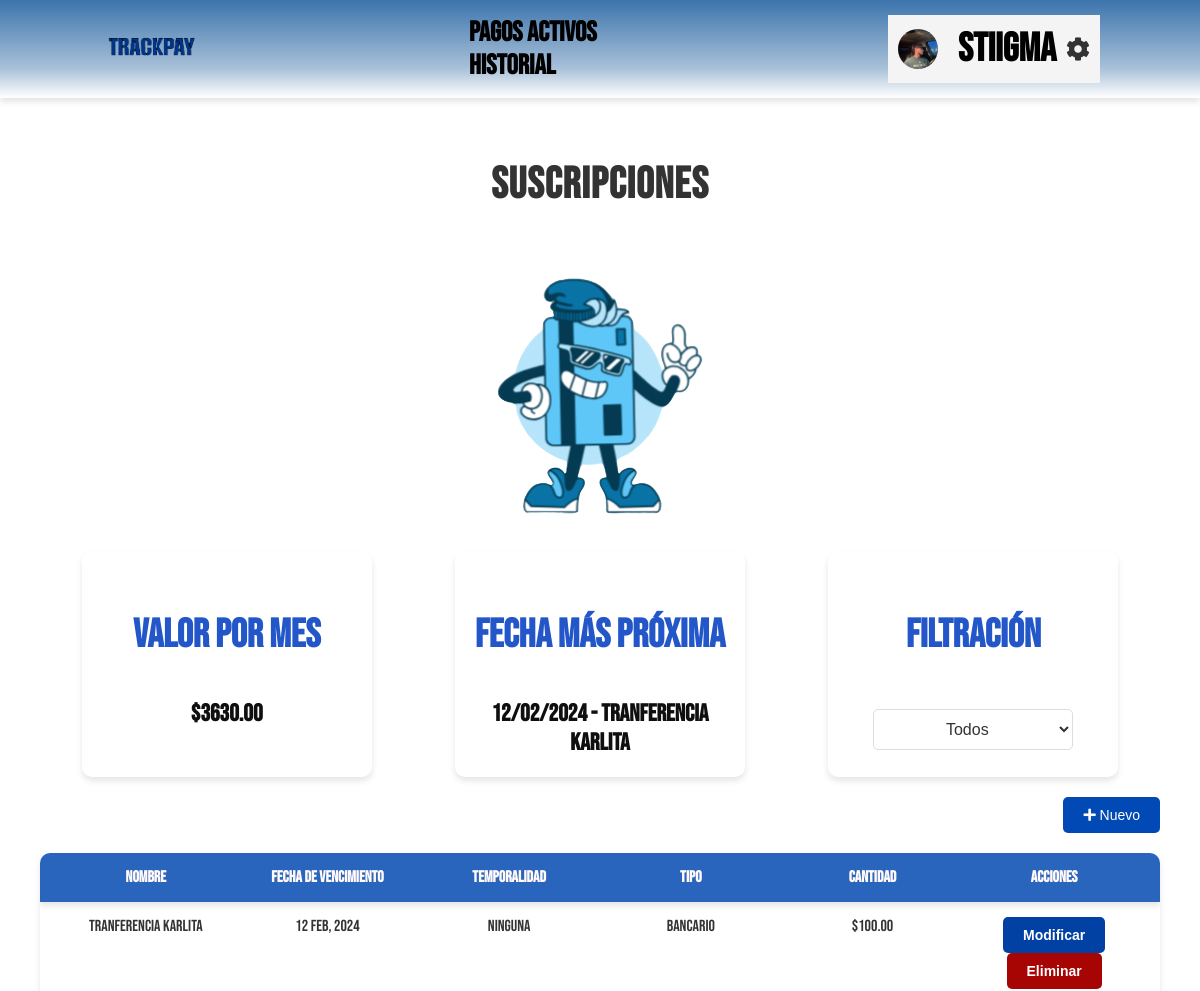
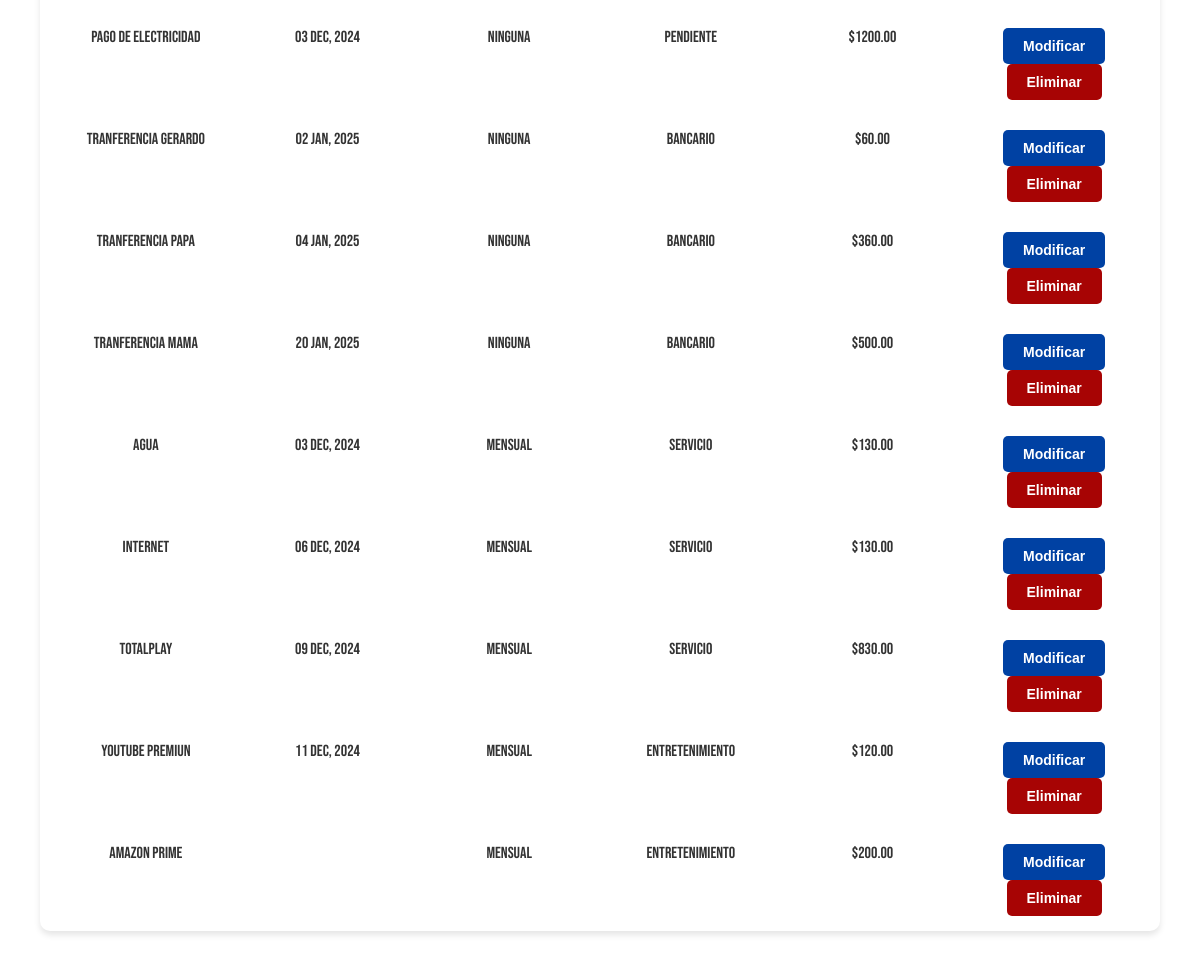
The app's page /app/ (signed in), older data (2 pictures, top to bottom).
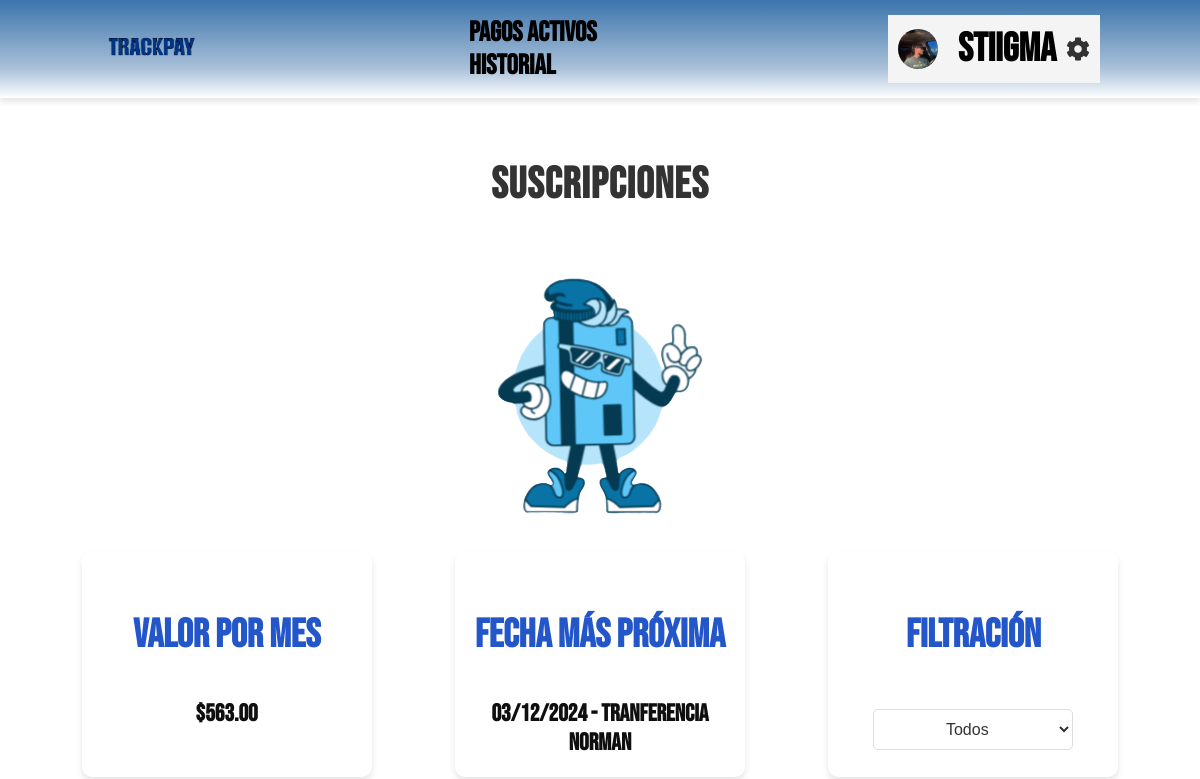
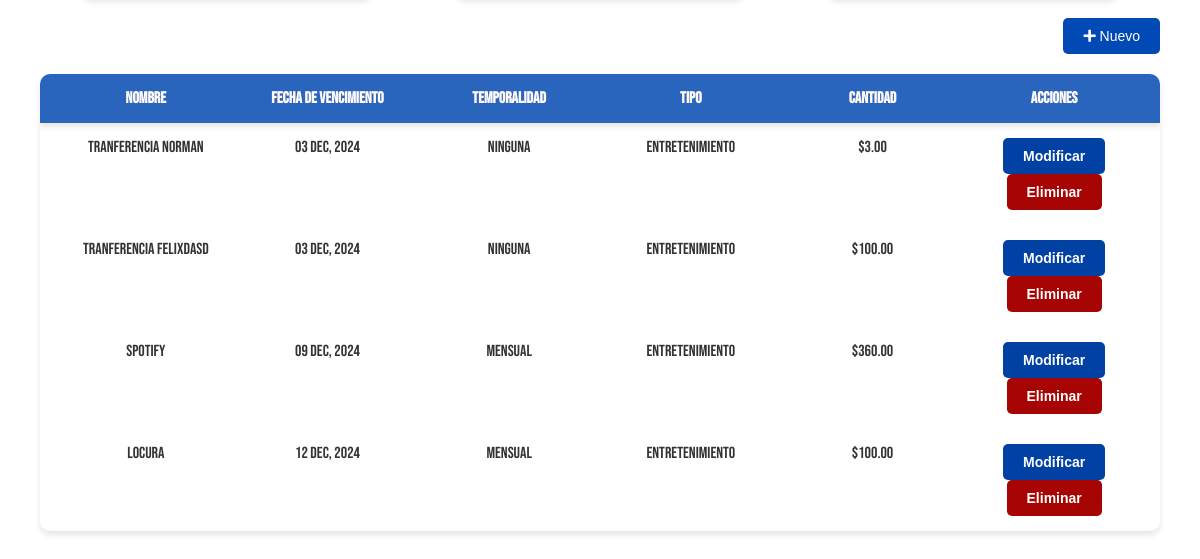
The same page, newer data (2 pictures, top to bottom).
### pagos/models.py (models this page shows, shortened)
class Usuario(models.Model):
    usuario = models.OneToOneField(User, on_delete=models.CASCADE, related_name='usuario')
    nombre_com = models.CharField(max_length=100)
    num_cel = models.CharField(max_length=15, blank=True, null=True)
    Na = models.CharField(max_length=100, blank=True, null=True)
    fecha_nac = models.DateField(blank=True, null=True)

class PagoBase(models.Model):
    monto = models.DecimalField(max_digits=10, decimal_places=2)
    concepto = models.CharField(max_length=255)
    estado = models.CharField(
        max_length=50,
        choices=[
            ('pendiente', 'Pendiente'),
            ('notificado', 'Notificado'),
            ('pagado', 'Pagado'),
        ],
        default='pendiente',
    )
    fecha_creacion = models.DateTimeField(auto_now_add=True)
    fecha_actualizacion = models.DateTimeField(auto_now=True)
    prioridad = models.IntegerField(choices=[
        (1, 'Importante - Urgente'),
        (2, 'Importante - No Urgente'),
        (3, 'No Importante - Urgente'),
        (4, 'No Importante - No Urgente')
    ])
    hora = models.TimeField(null=True, blank=True)
    class Meta:
        abstract = True

class PagoUnico(PagoBase):
    usuario = models.ForeignKey(
        User,
        on_delete=models.CASCADE,
        related_name="pagos_unicos"
    )
    fecha = models.DateField()
    tipo = models.CharField(
        max_length=50,
        choices=[
            ('entretenimiento', 'Entretenimiento'),
            ('salud', 'Salud'),
            ('bancario', 'Bancario'),
            ('servicio', 'Servicio'),
        ],
        default='pendiente',
    )
    def clase(self):
        return f'pago_unico'

class PagoRecurrente(PagoBase):
    usuario = models.ForeignKey(
        User,
        on_delete=models.CASCADE,
        related_name="pagos_recurrentes"
    )
    frecuencia = models.CharField(
        max_length=50,
        choices=[
            ('diario', 'Diario'),
            ('semanal', 'Semanal'),
            ('mensual', 'Mensual'),
        ],
        default='mensual',
    )
    fecha_inicio = models.DateField(auto_now_add=True)
    fecha_fin = models.DateField(null=True, blank=True)
    tipo = models.CharField(
        max_length=50,
        choices=[
            ('entretenimiento', 'Entretenimiento'),
            ('salud', 'Salud'),
            ('bancario', 'Bancario'),
            ('servicio', 'Servicio'),
        ],
        default='pendiente',
    )
    def clase(self):
        return f'pago_recurrente'

### trackpay/views.py (the view)
# urls.py: path('app/', my_views.appFull, name='appFull'),
@login_required
def appFull(request):
    from datetime import date
    pagos_unicos = list(PagoUnico.objects.filter(usuario=request.user, estado__in=['pendiente', 'notificado']))
    pagos_unicos = sorted(
        pagos_unicos,
        key=lambda pago: (pago.fecha or date.max, pago.prioridad)
    )
    pagos_recurrentes = list(PagoRecurrente.objects.filter(usuario=request.user, estado__in=['pendiente', 'notificado']))
    pagos_recurrentes = sorted(
        pagos_recurrentes,
        key=lambda pago: (pago.fecha_fin or date.max, pago.prioridad)
    )
    pagos_activos = pagos_unicos + pagos_recurrentes
    valor_total = sum(pago.monto for pago in pagos_activos)
    if pagos_activos:
        pago_prioridad_obj = pagos_activos[0]
        if pago_prioridad_obj.clase() == "pago_unico":
            fecha = pago_prioridad_obj.fecha
        else:
            fecha =  pago_prioridad_obj.fecha_fin
        concepto = pago_prioridad_obj.concepto
        pago_prioridad = f"{fecha.strftime('%d/%m/%Y')} - {concepto}"
    else:
        pago_prioridad = "No hay pagos activos"
    usuario = request.user.usuario
    context = {
        'pagos_activos': pagos_activos,
        'usuario': usuario,
        'valor_total': valor_total,
        'pago_prioridad': pago_prioridad,
    }
    return render(request, "home/app.html", context)

### templates/home/app.html (shortened to what this page needs)
<!DOCTYPE html>
{% load static %}
<html lang="en">
<head>
    <link rel="stylesheet" href="https://cdnjs.cloudflare.com/ajax/libs/font-awesome/5.15.4/css/all.min.css">
    <link rel="stylesheet" href="{% static 'css/app.css' %}">
</head>
<body>
    <header class="header">
        <div class="logo"><img src="{% static 'img/logoNombre.png' %}" alt="Trackpay"></div>
        <nav class="nav">
            <a href="#">Pagos Activos</a>
            <a href="{% url 'historial'%}">Historial</a>
        </nav>
        <div class="user-profile">
            <img src="{% static 'img/fotoperfil.jpg' %}" alt="Usuario" class="profile-pic">
            <div class="profile">
                <span class="username">{{ usuario.usuario.username }}</span>
            </div>
            <i class="fas fa-cog" id="config-btn"></i>
        </div>
    </header>
    <main>
        <section class="overview">
            <h1>Suscripciones</h1>
            <img src="{% static 'img/logo.png' %}" alt="Logo">
            <div class="overview-cards">
                <div class="card">
                    <h3>Valor por mes</h3>
                    <a class="value">${{ valor_total }}</a>
                </div>
                <div class="card">
                    <h3>Fecha más próxima</h3>
                    <div class="value">{{pago_prioridad}}</div>
                </div>
                <div class="card">
                    <h3>Filtración</h3>
                    <select id="filter-select" class="filter-select">
                        <option value="todos">Todos</option>
                    </select>
                </div>
            </div>
        </section>
        <section class="subscriptions">
            <div class="new-subscription">
                <button class="new-btn" id="add-btn"><i class="fas fa-plus"></i> Nuevo</button>
            </div>
            <div class="custom-table">
                <div class="header">
                    <div>Nombre</div>
                    <div>Fecha de vencimiento</div>
                    <div>Temporalidad</div>
                    <div>Tipo</div>
                    <div>Cantidad</div>
                    <div>Acciones</div>
                </div>
                <div id="lista-pagos">
                    {% for pago in pagos_activos %}
                    <div class="pago-item" id="{{ pago.id }}">
                        <div class="row">
                            <div>{{ pago.concepto }}</div>
                            {% if pago.clase == "pago_unico" %}
                            <div>{{ pago.fecha|date:"d M, Y" }}</div>
                            <div>Ninguna</div>
                            {% elif pago.clase == "pago_recurrente" %}
                            <div>{{ pago.fecha_fin|date:"d M, Y" }}</div>
                            <div>{{ pago.frecuencia }}</div>
                            {% endif %}
                            <div>{{ pago.tipo }}</div>
                            <div>${{ pago.monto }}</div>
                            <div class="actions">
                                <button class="edit-btn " data-id="{{ pago.id }}">Modificar</button>
                                <button class="delete-btn" data-id="{{ pago.id }}">Eliminar</button>
                            </div>
                        </div>
                    </div>
                    {% empty %}
                    <div class="row">
                        <div colspan="6">No hay pagos activos.</div>
                    </div>
                    {% endfor %}
                </div>
            </div>
        </section>
    </main>
</body>
</html>

### static/css/app.css (style rules this page uses)
body { margin: 0; font-family: "Bebas Neue", "Arial", sans-serif; background: white; color: #333; }
.header { display: flex; justify-content: space-around; align-items: center; padding: 15px 100px; background: linear-gradient(180deg, rgb(60, 116, 172) 0%, rgba(84, 131, 179, 0.5) 70%, rgba(84, 131, 179, 0) 100%); box-shadow: 0px 4px 6px rgba(0, 0, 0, 0.1); }
.logo img { width: 30%; text-align: center; }
.nav { padding-right: 32vh; }
.nav a { margin: 0 15px; text-decoration: none; color: #000000; font-weight: bold; font-size: 28px; }
.profile { display: flex; align-items: center; font-size: 10px; font-weight: bold; color: #333; }
.user-profile { display: flex; align-items: center; font-size: 30px; font-weight: bold; color: #333; }
.profile-pic { width: 40px; height: 40px; border-radius: 50%; margin-right: 10px; }
.user-profile .profile .username { font-size: 40px; font-weight: bold; color: #000; }
main { padding: 40px; }
h1 { font-size: 44px; font-weight: bold; text-align: center; color: #333; text-transform: uppercase; margin: 20px 0; letter-spacing: 1px; }
.overview { text-align: center; }
.overview-cards { display: flex; justify-content: space-around; margin-top: 20px; }
.card { background: #ffffff; padding: 20px; border-radius: 10px; box-shadow: 0px 4px 6px rgba(0, 0, 0, 0.1); text-align: center; width: 250px; }
.card h3 { font-size: 40px; color: #2357c9; }
.filter-select { width: 80%; padding: 10px; border-radius: 5px; border: 1px solid #ddd; font-size: 16px; background-color: #ffffff; color: #333; cursor: pointer; text-align: center; margin-top: 10px; }
.value { margin-top: 10px; font-size: 24px; font-weight: bold; color: #0f0f0f; }
.new-subscription { margin: 20px 0; text-align: right; }
.new-btn { background: #0149b4; color: #fff; border: none; padding: 10px 20px; border-radius: 5px; cursor: pointer; }
.custom-table { width: 100%; background: #fff; border-radius: 10px; box-shadow: 0px 4px 6px rgba(0, 0, 0, 0.1); overflow: hidden; }
.custom-table .header, .custom-table .row { display: grid; grid-template-columns: 1fr 1fr 1fr 1fr 1fr 1fr; padding: 15px; }
.custom-table .header { background: #2a65bd; color: #fff9f9; font-weight: bold; text-align: center; }
.custom-table .row { border-bottom: 2px solid #ffffff; text-align: center; }
.custom-table .row:last-child { border-bottom: none; }
.actions .edit-btn, .actions .delete-btn { border: none; padding: 10px 20px; border-radius: 5px; cursor: pointer; font-weight: bold; }
.actions .edit-btn { background: #0041a3; color: #fff; }
.actions .delete-btn { background: #a70404; color: #fff; }
.user-profile { display: flex; align-items: center; gap: 10px; padding: 10px; background-color: #f4f4f4; }
.fas.fa-cog { font-size: 24px; cursor: pointer; }
button { padding: 10px 15px; border-radius: 5px; border: none; cursor: pointer; font-size: 14px; }
.edit-btn { background-color: #427ff0; color: white; }

Row changes from the older to the newer data that the page shows:
removed PagoUnico: concepto "Tranferencia Karlita", fecha "12 Feb, 2024", tipo "Bancario", monto "100.00"
removed PagoUnico: concepto "Pago de electricidad", fecha "03 Dec, 2024", tipo "pendiente", monto "1200.00"
removed PagoUnico: concepto "Tranferencia Gerardo", fecha "02 Jan, 2025", tipo "Bancario", monto "60.00"
removed PagoUnico: concepto "Tranferencia Papa", fecha "04 Jan, 2025", tipo "Bancario", monto "360.00"
removed PagoUnico: concepto "Tranferencia mama", fecha "20 Jan, 2025", tipo "Bancario", monto "500.00"
removed PagoRecurrente: concepto "Agua", fecha_fin "03 Dec, 2024", frecuencia "mensual", tipo "servicio", monto "130.00"
removed PagoRecurrente: concepto "Internet", fecha_fin "06 Dec, 2024", frecuencia "mensual", tipo "servicio", monto "130.00"
removed PagoRecurrente: concepto "Totalplay", fecha_fin "09 Dec, 2024", frecuencia "mensual", tipo "servicio", monto "830.00"
removed PagoRecurrente: concepto "Youtube Premiun", fecha_fin "11 Dec, 2024", frecuencia "mensual", tipo "entretenimiento", monto "120.00"
removed PagoRecurrente: concepto "Amazon Prime", frecuencia "mensual", tipo "entretenimiento", monto "200.00"
added PagoUnico: concepto "Tranferencia Norman", fecha "03 Dec, 2024", tipo "entretenimiento", monto "3.00"
added PagoUnico: concepto "Tranferencia Felixdasd", fecha "03 Dec, 2024", tipo "entretenimiento", monto "100.00"
added PagoRecurrente: concepto "spotify", fecha_fin "09 Dec, 2024", frecuencia "mensual", tipo "entretenimiento", monto "360.00"
added PagoRecurrente: concepto "locura", fecha_fin "12 Dec, 2024", frecuencia "mensual", tipo "entretenimiento", monto "100.00"
Text that changed along with them:
{{ valor_total }}: "3630.00" → "563.00"
{{ pago_prioridad }}: "12/02/2024 - Tranferencia Karlita" → "03/12/2024 - Tranferencia Norman"
